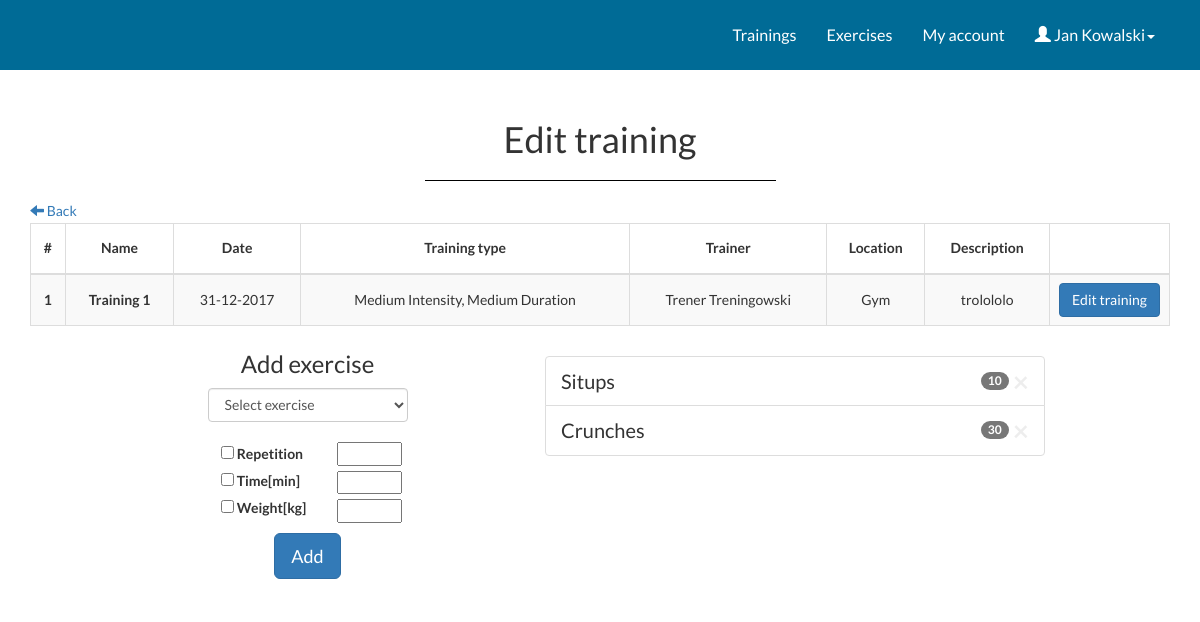
/edit_training.php?id_session=1&nr=1 (signed in), run on the app's committed database.
### tables this page shows
CREATE TABLE Training_session
(
ID INTEGER NOT NULL AUTO_INCREMENT,
Name VARCHAR(30),
ID_User INTEGER,
Training_date Date,
ID_Training_type INTEGER,
ID_Trainer INTEGER,
Location VARCHAR(40),
Description VARCHAR(200),
CONSTRAINT Training_session_PK PRIMARY KEY (ID),
CONSTRAINT Training_session_ID_User_FK FOREIGN KEY	(ID_User) REFERENCES Users (ID),
CONSTRAINT Training_session_ID_Training_type_FK FOREIGN KEY (ID_Training_type) REFERENCES Training_types (ID),
CONSTRAINT Training_session_ID_Trainer_FK FOREIGN KEY (ID_Trainer) REFERENCES Users (ID)
)DEFAULT CHARSET=utf8 COLLATE=utf8_polish_ci;

CREATE TABLE Training_types
(
ID INTEGER NOT NULL AUTO_INCREMENT,
Name VARCHAR(50) NOT NULL,
CONSTRAINT Training_types_PK PRIMARY KEY (ID),
CONSTRAINT Training_types_Name_U UNIQUE (Name)
);

CREATE TABLE Users
(
ID INTEGER NOT NULL AUTO_INCREMENT,
Name VARCHAR(20) NOT NULL,
Surname VARCHAR(50) NOT NULL,
Login VARCHAR(30) NOT NULL,
Password VARCHAR(30) NOT NULL,
User_type INTEGER,
Gender INTEGER NOT NULL,
Phone_number VARCHAR(15),
Email VARCHAR(50),
Height INTEGER,
Weight INTEGER,
CONSTRAINT Users_PK PRIMARY KEY (ID),
CONSTRAINT Users_Login_U UNIQUE (Login),
CONSTRAINT Users_Email_U UNIQUE (Email)
)DEFAULT CHARSET=utf8 COLLATE=utf8_polish_ci;

CREATE TABLE Series
(
ID INTEGER NOT NULL AUTO_INCREMENT,
ID_Exercise INTEGER,
Repetition INTEGER,
Duration FLOAT(4),
Series_load FLOAT(4),
CONSTRAINT Series_PK PRIMARY KEY (ID),
CONSTRAINT Series_ID_Exercise_FK FOREIGN KEY (ID_Exercise) REFERENCES Exercises(ID)
);

CREATE TABLE Exercises
(
ID INTEGER NOT NULL AUTO_INCREMENT,
Name VARCHAR(20),
ID_Exercise_type INTEGER,
Calories_burning_rate INTEGER,
Equipment VARCHAR(100),
Permanent INTEGER,
ID_User INTEGER,
CONSTRAINT Exercises_PK PRIMARY KEY(ID),
CONSTRAINT Exercises_Name_User_ID_U UNIQUE (Name, ID_User),
CONSTRAINT EXercises_ID_Exercise_type FOREIGN KEY (ID_Exercise_type) REFERENCES Exercise_types(ID),
CONSTRAINT Exercises_ID_User FOREIGN KEY (ID_User) REFERENCES Users(ID)
);

### edit_training.php (the view, shortened to what this page needs)
<?php
require_once "connect.php";
$nr = $_GET['nr'];
$id_session = $_GET['id_session'];
?>
<!DOCTYPE html>
<html lang="en">
<head>
	<link rel="stylesheet" href="https://maxcdn.bootstrapcdn.com/bootstrap/3.3.7/css/bootstrap.min.css">
 	<link rel="stylesheet" type="text/css" href="main.css">
</head>
<body>
 <?php include 'topbar.php';?>
<div class="panel-heading">
    <div class="panel-title text-center">
    	<h1 class="title">Edit training </h1>
    </div>
</div>
<div class="container border">
	<a href="training.php" id="back-button"><span class="glyphicon glyphicon-arrow-left" aria-hidden="true"></span> Back</a>
<table class="table table-striped table-bordered table-responsive" style="margin-bottom: 0; margin-top: 2px;">
  <thead>
    <tr>
      <th style="vertical-align: middle;">#</th>
      <th style="vertical-align: middle;">Name</th>
      <th style="vertical-align: middle;">Date</th>
      <th style="vertical-align: middle;">Training type</th>
      <th style="vertical-align: middle;">Trainer</th>
      <th style="vertical-align: middle;">Location</th>
      <th style="vertical-align: middle;">Description</th>
      <th style="vertical-align: middle; width: 120px;"></th>
    </tr>
  </thead>
  <tbody>
<?php
try
{
	$connection = new mysqli($host, $db_user, $db_password, $db_name);
	if ($connection->connect_errno!=0)
	{
		throw new Exception(mysqli_connect_errno());
	}
	else
	{
		$result = $connection->query("SELECT s.ID, s.Name, s.Training_date, t.Name AS Type, u.Name AS trainer_name, u.Surname AS trainer_surname, s.Location, s.Description FROM Training_session s LEFT OUTER JOIN Training_types t ON s.ID_Training_type = t.ID LEFT OUTER JOIN Users u on s.ID_Trainer = u.ID WHERE s.ID = '$id_session'");
		while ($row = $result -> fetch_assoc())
		{
			$name = $row['Name'];
			$date = $row['Training_date'];
			$type = $row['Type'];
			$trainer_name = $row['trainer_name'];
			$trainer_surname = $row['trainer_surname'];
			$location = $row['Location'];
			$description = $row['Description'];
			$day = substr($date, 8, 2);
			$month = substr($date, 5, 2);
			$year = substr($date, 0, 4);
			echo "<tr style = \"vertical-align: middle;\">
			      <th style=\"vertical-align:middle;\" scope=\"row\">".$nr."</th>
			      <td style=\"vertical-align:middle;\"><strong>".$name."</strong></td>
			      <td style=\"vertical-align:middle;\">".$day."-".$month."-".$year."</td>
			      <td style=\"vertical-align:middle;\">".$type."</td>
			      <td style=\"vertical-align:middle;\">".$trainer_name. " " .$trainer_surname."</td>
			      <td style=\"vertical-align:middle;\">".$location."</td>
			      <td style=\"vertical-align:middle;\">".$description."</td>
			      <td style=\"vertical-align:middle;\"> <a href=\"edit_training_data.php?nr=".$nr."&id_session=".$id_session."\" class = \"btn btn-primary\">Edit training</a> </td>";
		}
	}
}
catch(Exception $e)
{
	echo '<span style="color:red;">Server error</span>';
	echo '<br />Information for developers: '.$e;
}
?>
</tbody>
</table>
<div class="row justify-content-md-center" id="edit-field">
<div class="col-sm-1"></div>
	<div class="col-sm-4 " align="center">
		<div class="panel-heading">
			<div class="panel-title text-center">
			    <h3 style="margin-top: 0">Add exercise</h3>
			</div>
		</div>
		<form class="form-horizontal justify-content-md-center" method="post" action="">
			<select name="exercise" class="form-control" id="select-exercise" >
				<option disabled selected value> Select exercise</option>
				<?php
					try
					{
						$connection = new mysqli($host, $db_user, $db_password, $db_name);
						if ($connection->connect_errno!=0)
						{
							throw new Exception(mysqli_connect_errno());
						}
						else
						{
							$result = $connection->query("SELECT ID, Name, Permanent, ID_User FROM Exercises ORDER BY Name");
						}
					}
					catch(Exception $e)
					{
						echo '<span style="color:red;">Server error</span>';
						echo '<br />Information for developers: '.$e;
					}
				?>
			</select>
			<br/>
			<div class="form-group">
				<div class= "column_center">
					<input type="checkbox" name="repetition_ch" value="repetition" id="repetition">
					<label for="repetition">Repetition</label><br>
					<input type="checkbox" name="time_ch" value="time" id="time">
					<label for="time">Time[min]</label><br>
					<input type="checkbox" name="load_ch" value="load" id="load">
					<label for="load">Weight[kg]</label>
				</div>
				<div class="column_center">
					<input size = "100" class="exercise-details" id="1" type="number" name="repetition" min = "1" max="500" /><br>
					<input type="number" class="exercise-details" step="any" min="0" max = "360"  name="time"/><br>
					<input type="number" class="exercise-details" name="load" step="any" value = "load" min="0" max = "300" /><br>
				</div>
				<div style="text-align: center;">
					<button style="margin-top: 5px; text-align: center;margin-left: auto;margin-right: auto;" type="submit button" name="submitbutton" class="btn btn-primary btn-lg ">Add</button>
				</div>
			</div>
		</form>
	</div>
	<div class="col-sm-6" align="center">
		<ul class="list-group">
		<?php
			require_once "connect.php";
			try
			{
				$connection = new mysqli($host, $db_user, $db_password, $db_name);
				if ($connection->connect_errno!=0)
				{
					throw new Exception(mysqli_connect_errno());
				}
				else
				{
					$result = $connection->query("SELECT s.ID, e.Name, s.Repetition, s.Duration, s.Series_load FROM Series s INNER JOIN Exercises e ON s.ID_Exercise = e.ID INNER JOIN Training_session_Series tss ON s.ID = tss.ID_Series INNER JOIN Training_session ts ON ts.ID = tss.ID_Training_session WHERE ts.ID = '$id_session'");
				}
				while ($row = $result -> fetch_assoc())
				{
					$id_series = $row['ID'];
					$name = $row['Name'];
					$repetition = $row['Repetition'];
					echo "<li class=\"list-group-item li-training justify-content-between\" style = \"text-align:left;\"> <a style=\"margin-left:4px;\" href = \"delete_exercise_from_training.php?id_session=".$id_session."&id_series=".$id_series."&nr=".$nr."\" class=\"close\"> &times;</a>".$name;
							if($repetition != NULL)
							{
								echo "<span class=\"badge badge-default badge-pill badge-edit\">".$repetition."</span>";
							}
							echo "</li>";
				}
			}
			catch(Exception $e)
			{
				echo '<span style="color:red;">Server error</span>';
				echo '<br />Information for developers: '.$e;
			}
		?>
		</ul>
	</div>
	<div class="col-sm-1"></div>
</div>
</div>
</body>
</html>

### main.css (style rules this page uses)
html, body { font-family: 'Lato', serif; background-color: #fff; }
.form-group { margin-bottom: 15px; }
label { margin-bottom: 5px; }
input, input::-webkit-input-placeholder { font-size: 11px; padding-top: 3px; }
.close { color: #aaaaaa; float: right; font-size: 28px; font-weight: bold; }
tr { height: 50px; }
th { text-align: center; margin-top: auto; margin-bottom: auto; vertical-align: middle; }
td { text-align: center; vertical-align: middle; margin-top: auto; margin-bottom: auto; }
.column_center { display: inline-block; vertical-align: top; text-align: left; padding-left: 18px; padding-right: 10px; }
#edit-field { margin-top:15px; }
#select-exercise { width: 200px; }
.list-group { max-width: 500px; min-width: 300px; margin-top: 15px; }
.exercise-details { margin-bottom: 5px; width: 65px; }
.badge-edit { margin-top: 5px; }
.li-training { font-size: 20px; }
#back-button { font-size: 14px; text-align: left; margin-bottom: 50px; }
.panel-heading { padding-bottom: 0; }

### data on the page
training_session: Name "Training 1", Training_date "31", Training_date "12", Training_date "2017", ID_Training_type.Name "Medium Intensity, Medium Duration", ID_Trainer.Name "Trener", ID_Trainer.Surname "Treningowski", Location "Gym", Description "trolololo"
series: ID_Exercise.Name "Situps", Repetition "10"
series: ID_Exercise.Name "Crunches", Repetition "30"

### other printed values
$_SESSION["name"] "Jan"
$_SESSION["surname"] "Kowalski"
